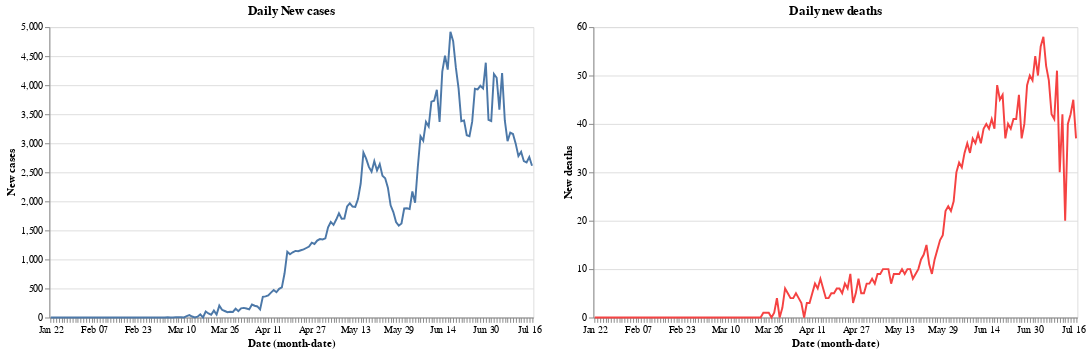

Notebook source saved alongside this figure:
### Code cell
red= alt.value("#f54242")
    
base.encode(y='New cases').properties(title='Daily New cases')|base.encode(y='New deaths',color=red).properties(title='Daily new deaths')

### Figure 1 — Vega-Lite specification as saved in the notebook (floating-point values rounded to 4 significant figures; data arrays with more than 128 entries replaced by an {"elided": "..."} marker saying what was removed)
{"config": {"view": {"continuousWidth": 400, "continuousHeight": 300}}, "hconcat": [{"mark": "line", "encoding": {"x": {"type": "ordinal", "field": "Date", "timeUnit": "monthdate"}, "y": {"type": "quantitative", "field": "New cases"}}, "title": "Daily New cases", "width": 500}, {"mark": "line", "encoding": {"color": {"value": "#f54242"}, "x": {"type": "ordinal", "field": "Date", "timeUnit": "monthdate"}, "y": {"type": "quantitative", "field": "New deaths"}}, "title": "Daily new deaths", "width": 500}], "data": {"name": "data-b69e3fb59def3fb321fb497cef0d6a2f"}, "$schema": "https://vega.github.io/schema/vega-lite/v4.8.1.json", "datasets": {"data-b69e3fb59def3fb321fb497cef0d6a2f": {"elided": "178 records"}}}
